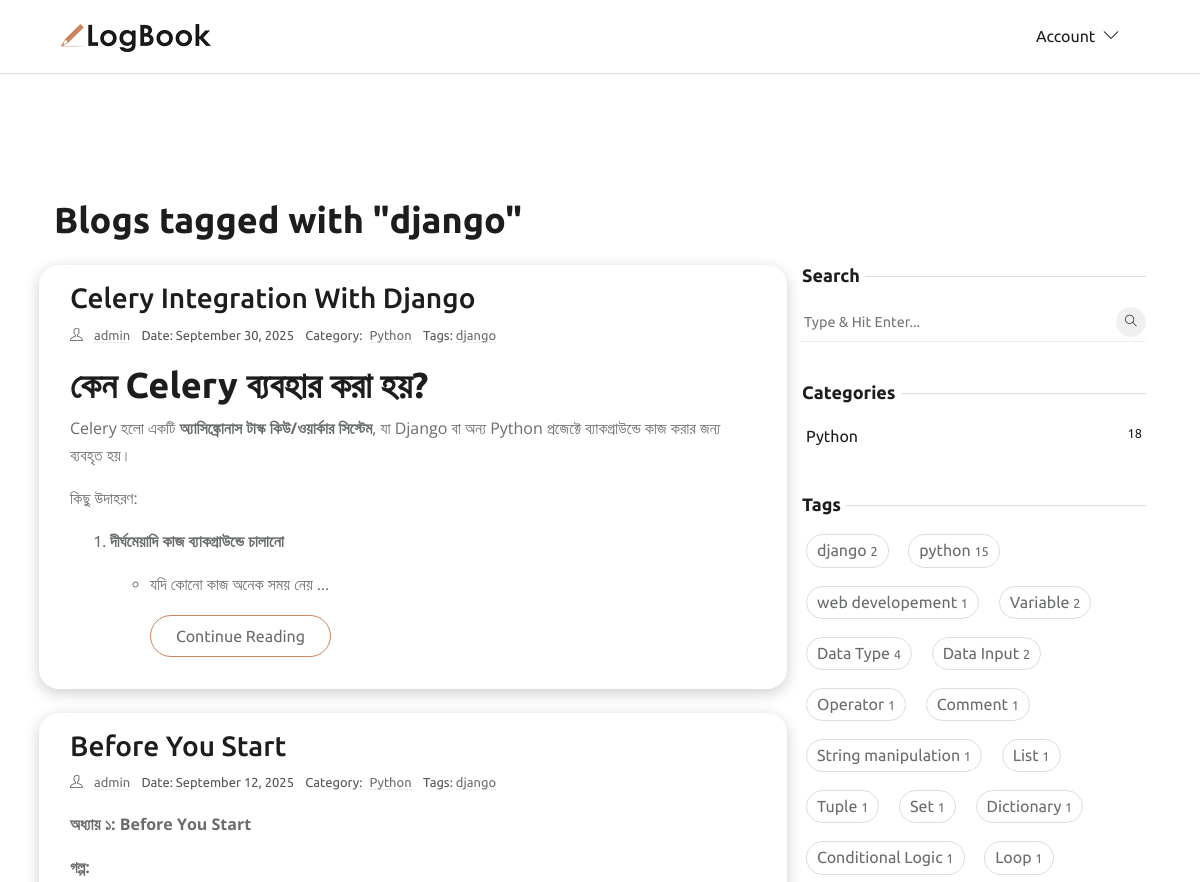
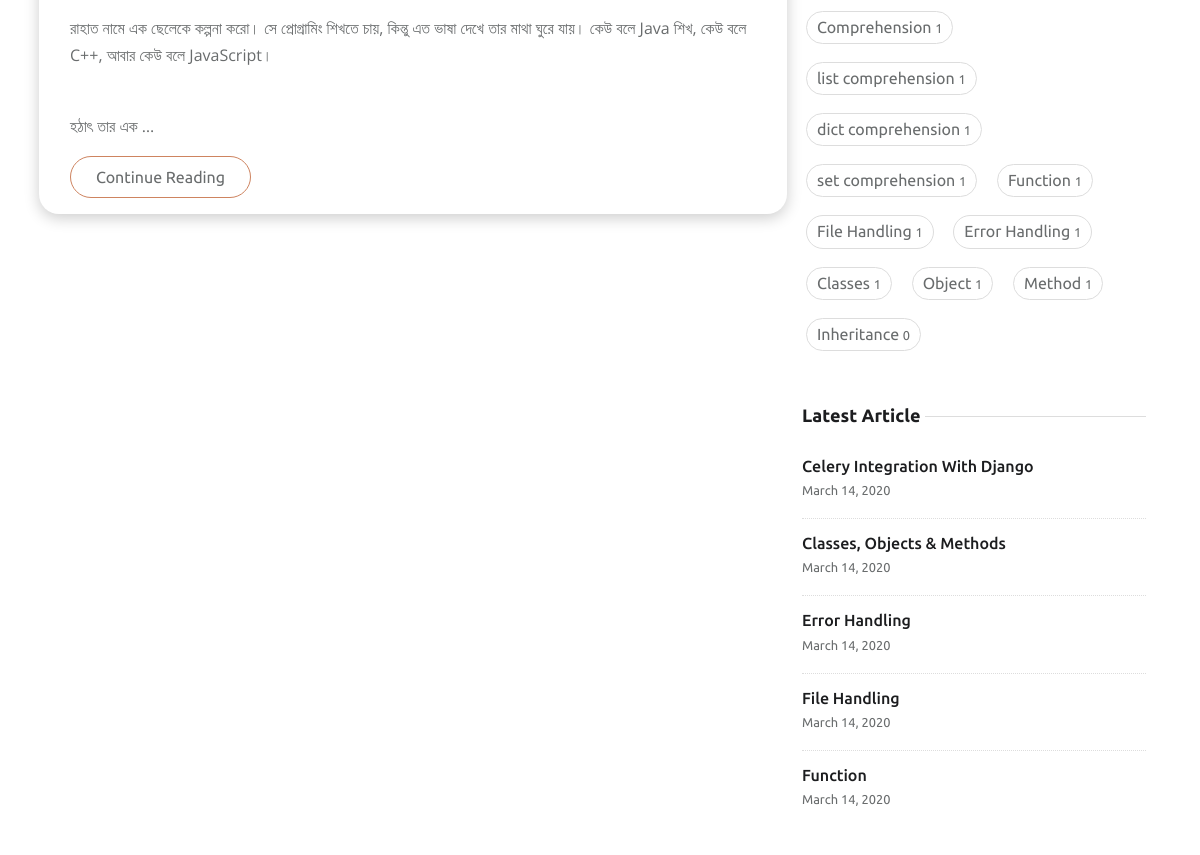
The app's page /tag/django/, older data (2 pictures, top to bottom).
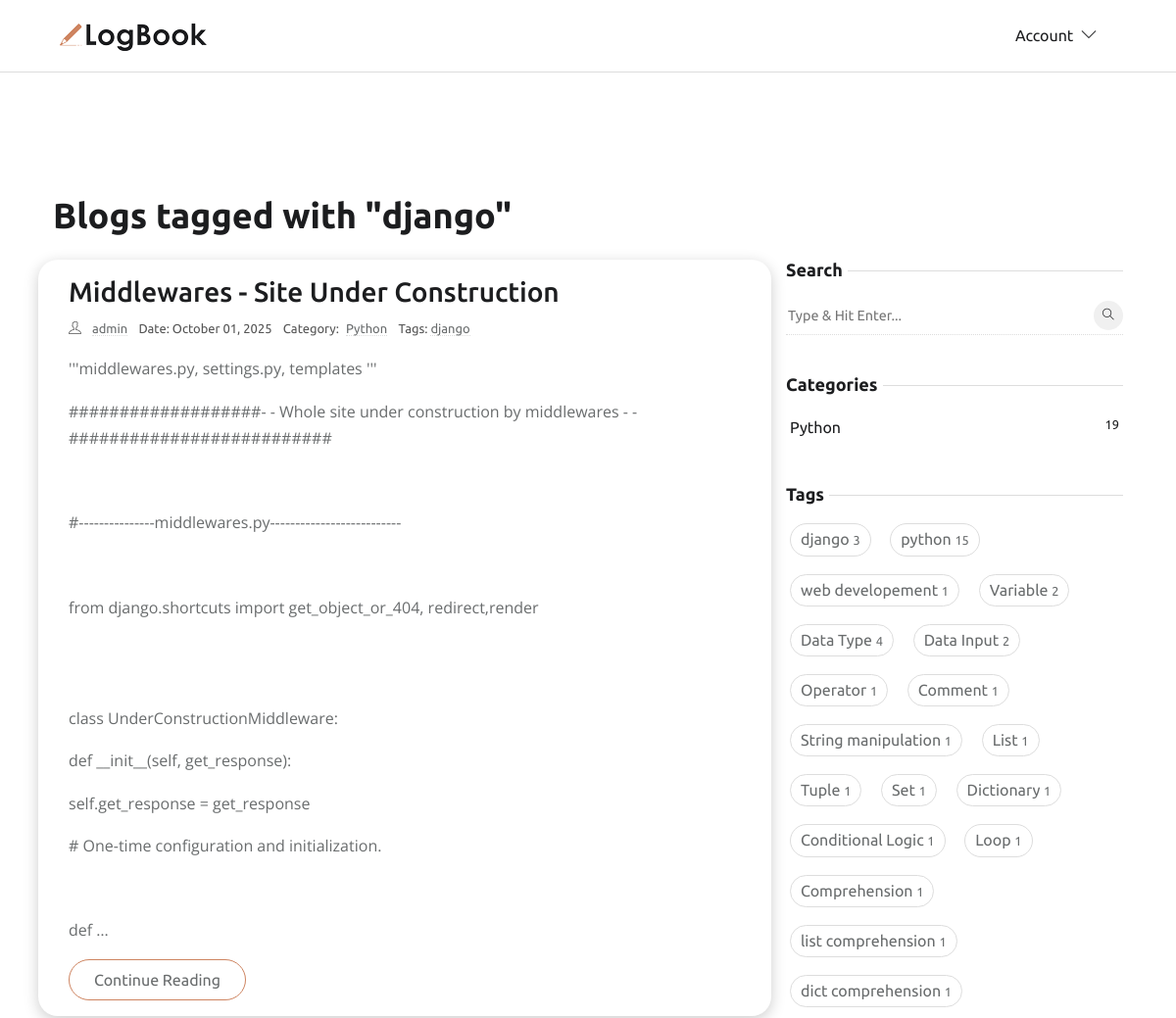
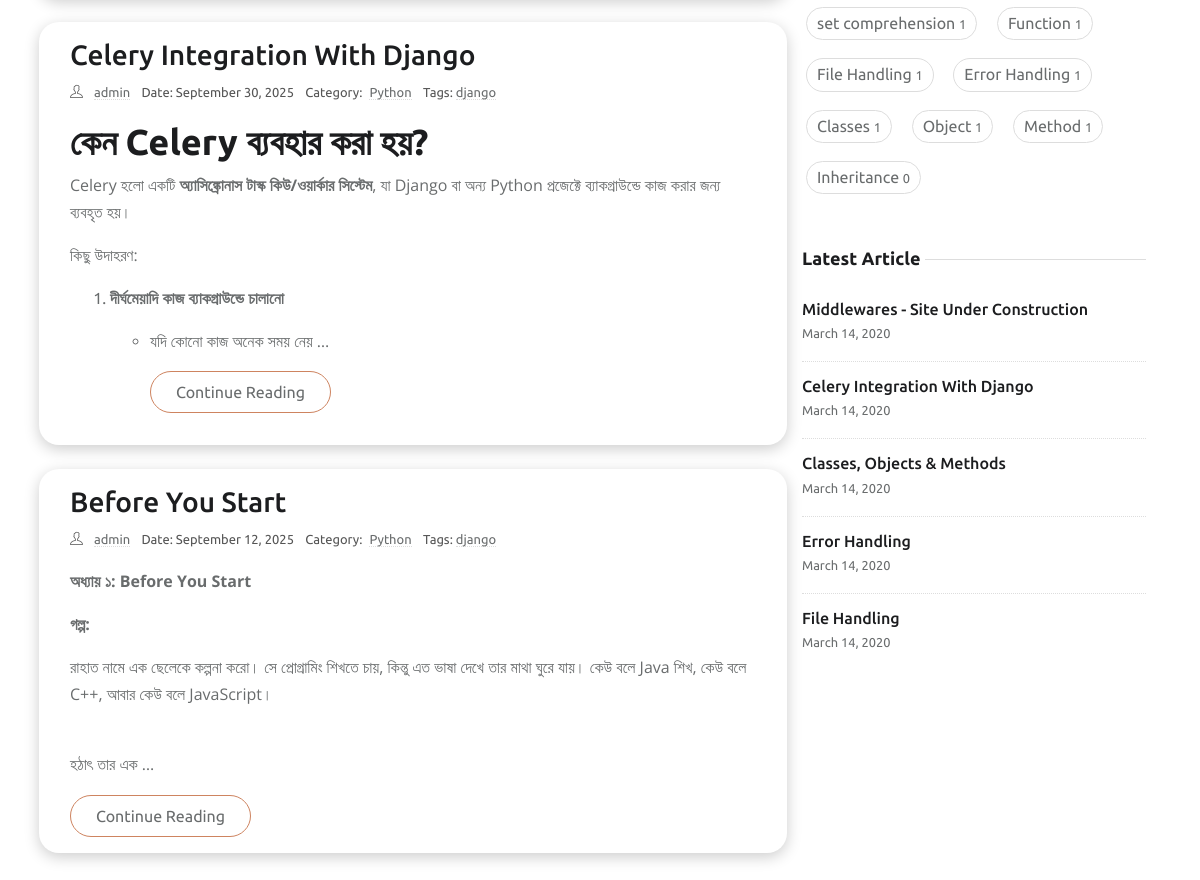
The same page, newer data (2 pictures, top to bottom).
### app_home/models.py (models this page shows, shortened)
class Tag(models.Model):
    title = models.CharField(max_length=50, unique=True)
    slug = models.SlugField(unique=True, blank=True, null=True, max_length=300)
    def __str__(self):
        return self.title

class Blog(models.Model):
    author = models.ForeignKey(
        settings.AUTH_USER_MODEL,
        related_name='user_blogs',
        on_delete=models.CASCADE
    )
    title = models.CharField(max_length=100, unique=True)
    slug = models.SlugField(unique=True, blank=True, null=True, max_length=300)
    content = RichTextUploadingField()
    category = models.ForeignKey(
        Category,
        related_name='category_blogs',
        on_delete=models.CASCADE
    )
    tags = models.ManyToManyField(Tag, related_name='tag_blogs')
    created_date = models.DateTimeField(auto_now_add=True)
    updated_date = models.DateTimeField(auto_now=True)
    class Meta:
        ordering = ['-created_date']
    def get_absolute_url(self):
        return reverse('blog-detail', kwargs={'slug': self.slug})

class Category(models.Model):
    title = models.CharField(max_length=50, unique=True)
    slug = models.SlugField(unique=True, blank=True, null=True, max_length=300)
    class Meta:
        verbose_name = "Category"
        verbose_name_plural = "Categories"

### app_account/models.py (models this page shows, shortened)
class CustomUser(AbstractBaseUser, PermissionsMixin):
    email = models.EmailField(unique=True)
    username = models.CharField(max_length=50)
    first_name = models.CharField(max_length=50, blank=True)
    last_name = models.CharField(max_length=50, blank=True)
    is_active = models.BooleanField(default=False)  # For Mail Verification
    is_staff = models.BooleanField(default=False)
    date_joined = models.DateTimeField(default=timezone.now)
    objects = CustomUserManager()
    USERNAME_FIELD = 'email'      # login field
    REQUIRED_FIELDS = ['username']  # required when creating superuser

### app_home/views.py (the view)
# urls.py: path('tag/<slug:slug>/', TagPostsView.as_view(), name='tag-blogs'),
class TagPostsView(ListView):
    model = Blog
    template_name = 'blog/tag_blogs.html'
    context_object_name = 'tag_blogs'
    def get_queryset(self):
        self.tag = get_object_or_404(Tag, slug=self.kwargs['slug'])
        return self.tag.tag_blogs.all()
    def get_context_data(self, **kwargs):
        context = super().get_context_data(**kwargs)
        context['tag'] = self.tag
        return context

### app_home/context_processors.py (called while the page is built)
def get_all_categories(request):
    categories = Category.objects.all()
    return {'categories': categories}

def get_all_tags(request):
    tags = Tag.objects.all()
    return {'tags': tags}

def get_recent_blogs(request):
    recent_blogs = Blog.objects.order_by('-created_date')[:5]
    return {'recent_blogs': recent_blogs}

### templates/blog/tag_blogs.html (shortened to what this page needs)
{% extends 'base/base.html' %}
{% load static %}
{% load custom_filters %}
{% block content %}
<section class="section">
    <div class="container p-4">
        <h2 class="mb-4">Blogs tagged with "{{ tag }}"</h2>
        <div class="row">
            <div class="col-lg-8 mb-5 mb-lg-0">
                {% for blog in tag_blogs %}
                <article class="row p-3 mb-4 blog-card">
                    <div class="col-md-12">
                        <h3 class="h3"><a class="post-title" href="{{ blog.get_absolute_url }}">{{ blog.title }}</a>
                        </h3>
                        <ul class="list-inline post-meta mb-2">
                            <li class="list-inline-item"><i class="ti-user mr-2"></i>
                                <a href="{% url 'profile' blog.author.username %}">{{ blog.author.get_full_name|default:blog.author.username }}</a>
                            </li>
                            <li class="list-inline-item">Date: {{ blog.created_date|date:"F d, Y" }}</li>
                            <li class="list-inline-item">
                                Category: <a href="{% url 'category-blogs' blog.category.slug %}" class="ml-1">
                                    {{blog.category.title }}</a>
                            </li>
                            <li class="list-inline-item">
                                Tags:
                                {% for tag in blog.tags.all %}
                                <a href="{% url 'tag-blogs' tag.slug %}" class="mr-1">
                                    {{ tag.title}}
                                </a>
                                {% empty %}
                                No tags
                                {% endfor %}
                            </li>
                        </ul>
                        <p>{{ blog.content|truncatewords:40|safe }}</p>
                        <a href="{% url 'blog-detail' blog.slug %}" class="btn btn-outline-primary">
                            Continue Reading
                        </a>
                    </div>
                </article>
                {% endfor %}
            </div>
            <div class="col-lg-4">
                <aside class="fixed-sidebar">
                    {% include 'base/sideber.html' %}
                </aside>
            </div>
        </div>
    </div>
</section>
{% endblock content %}

### templates/base/base.html (shortened to what this page needs)
{% load static %}
<!DOCTYPE html>
<html lang="en-us">
<head>
    <link rel="stylesheet" href="{% static 'plugins/bootstrap/bootstrap.min.css' %}">
    <link rel="stylesheet" href="{% static 'plugins/themify-icons/themify-icons.css' %}">
    <link rel="stylesheet" href="{% static 'plugins/slick/slick.css' %}">
    <link rel="stylesheet" href="{% static 'css/style.css' %}">
    <link href="https://cdnjs.cloudflare.com/ajax/libs/lightbox2/2.11.4/css/lightbox.min.css" rel="stylesheet">
</head>
<body>
    <header class="sticky-top bg-white border-bottom border-default">
        <div class="container">
            <nav class="navbar navbar-expand-lg navbar-white">
                <a class="navbar-brand" href="{% url 'home' %}">
                    <img class="img-fluid" width="150px" src="{% static 'images/logo.png' %}" alt="LogBook">
                </a>
                <div class="collapse navbar-collapse text-center" id="navigation">
                    <ul class="navbar-nav ml-auto">
                        <li class="nav-item dropdown">
                            <a class="nav-link" href="#" role="button" data-toggle="dropdown" aria-haspopup="true"
                                aria-expanded="false">{% if user.is_authenticated %}
                                {{ user.username }} Profile
                                {% else %}
                                Account
                                {% endif %}
                                <i class="ti-angle-down ml-1"></i>
                            </a>
                        </li>
                    </ul>
                </div>
            </nav>
        </div>
    </header>
    {% block content %}
    {% endblock content %}
</body>
</html>

### templates/base/sideber.html (shortened to what this page needs)
{% load static %}
<div class="widget">
   <h5 class="widget-title"><span>Search</span></h5>
   <form action="{% url 'search-results' %}" method="GET" class="widget-search position-relative">
      <input id="search-query" name="q" type="search" required placeholder="Type & Hit Enter..." autocomplete="off">
      <button type="submit"><i class="ti-search"></i></button>
   </form>
</div>
<div class="widget">
   <h5 class="widget-title"><span>Categories</span></h5>
   <ul class="list-unstyled widget-list">
      {% for cat in categories %}
      <li class="cate-card p-1">
         <a href="{% url 'category-blogs' cat.slug %}" class="d-flex">
            {{cat.title}}
            <small class="ml-auto">{{cat.category_blogs.count}}</small>
         </a>
      </li>
      {% endfor %}
   </ul>
</div>
<div class="widget">
   <h5 class="widget-title"><span>Tags</span></h5>
   <ul class="list-inline widget-list-inline">
      {% for tag in tags %}
      <li class="list-inline-item cate-card p-1">
         <a href="{% url 'tag-blogs' tag.slug %}">
            {{tag.title}}
            <small class="ml-auto">{{tag.tag_blogs.count}}</small></a>
      </li>
      {% endfor %}
   </ul>
</div>
<div class="widget">
   <h5 class="widget-title"><span>Latest Article</span></h5>
   <ul class="list-unstyled widget-list">
      {% for blog in recent_blogs %}
      <li class="media widget-post align-items-center">
         <div class="media-body">
            <h5 class="h6 mb-0"><a href="{{ blog.get_absolute_url }}">{{blog.title}}</a>
            </h5>
            <small>March 14, 2020</small>
         </div>
      </li>
      {% endfor %}
   </ul>
</div>

### static/css/style.css (style rules this page uses)
body { line-height: 1.7; font-family: 'Ubuntu', sans-serif; -webkit-font-smoothing: antialiased; color: #696c6d; font-size: 16px; }
p, .paragraph { font-weight: 400; color: #696c6d; font-size: 16px; line-height: 1.7; font-family: "Open Sans", sans-serif; }
h1, h2, h3, h4, h5, h6 { color: #1c1d1f; font-family: 'Ubuntu', sans-serif; font-weight: 600; line-height: 1.2; }
h2, .h2 { font-size: 36px; }
h3, .h3 { font-size: 28px; }
h5, .h5 { font-size: 18px; }
h6, .h6 { font-size: 16px; }
.btn { font-size: 16px; font-family: 'Ubuntu', sans-serif; text-transform: capitalize; padding: 8px 25px; border-radius: 50px; border: 1px solid; position: relative; z-index: 1; transition: 0.2s ease; }
.btn-outline-primary { background: transparent; color: #696c6d; border-color: #ce8460; }
body { background-color: #fff; overflow-x: hidden; }
img { vertical-align: middle; border: 0; }
a, a:hover, a:focus { text-decoration: none; }
a, button, select { cursor: pointer; transition: 0.2s ease; }
.section { padding-top: 100px; padding-bottom: 100px; }
.border-default { border-color: #ddd !important; }
.nav-item { margin: 0; }
.nav-item .nav-link { text-transform: capitalize; }
.navbar-white .navbar-nav .nav-link { color: #1c1d1f; }
.navbar-expand-lg .navbar-nav .nav-link { padding: 15px 20px; }
.post-title { color: #1c1d1f; }
.post-meta li { margin-right: 10px; font-size: 90%; }
.post-meta a { color: #696c6d; border-bottom: 1px dotted #ddd; }
.widget { background: #fff; margin-bottom: 40px; }
.widget-title { position: relative; margin-bottom: 15px; }
.widget-title span { background: #fff; position: relative; padding-right: 5px; z-index: 1; }
.widget-title::before { position: absolute; content: ""; right: 0; height: 1px; width: 100%; background: #ddd; top: 50%; }
.widget-search { position: relative; }
.widget-search input { border: 0; border-bottom: 1px dotted #ddd; width: 100%; height: 40px; }
.widget-search input::placeholder { font-size: 90%; }
.widget-search button { height: 30px; width: 30px; line-height: 30px; display: inline-block; padding: 0; background: #f0f0f0; color: #1c1d1f; text-align: center; border-radius: 50%; position: absolute; right: 0; top: 5px; border: 0; font-size: 12px; }
.widget-list li { padding: 5px 0; }
.widget-list li:not(:last-child) { border-bottom: 1px dotted #ddd; }
.widget-list li a { color: #1c1d1f; }
.widget-list-inline li { margin-bottom: 10px; }
.widget-list-inline li a { padding: 2px 10px; border: 1px solid #ddd; border-radius: 40px; display: block; color: #696c6d; }
.widget-post { padding: 15px 0 !important; }
.fixed-sidebar { position: sticky; top: 120px; }
.blog-card { background-color: #ffffff; border-radius: 20px; box-shadow: 0 4px 15px rgba(0, 0, 0, 0.2); padding: 0 30px 30px 30px; transition: transform 0.3s, box-shadow 0.3s; margin-bottom: 30px; }
.blog-card .post-meta { font-size: 0.9rem; color: #555; margin-bottom: 15px; }

Row changes from the older to the newer data that the page shows:
no longer on this page (row unchanged): Blog: title "Function", shown under "Latest Article"
computed for Tag "django": tag_blogs.count "2" → "3"
added Blog: title "Middlewares - Site Under Construction", author.get_full_name "admin", created_date "October 01, 2025", category "Python", content "'''middlewares.py, settings.py, templates ''' ###################- - Whole site under construction by middlewares - -########################## #---------------middlewares.py-------------------------- from django.shortcuts import get_object_or_404, redirect,render class UnderConstructionMiddleware: def __init__(self, get_response): self.get_response = get_response # One-time configuration and initialization. def …", Tag (title "django")
computed for Category "Python": category_blogs.count "18" → "19"
